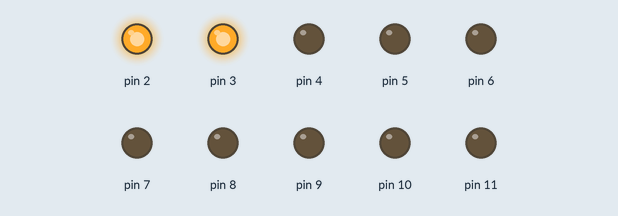
Recording of a sketch running on a simulated Arduino Uno, built with avr-gcc and run on an emulated ATmega328P. Shown: output pins drawn as LEDs (lit = HIGH).

Above: at 0.2 s.
At 1.7 s:
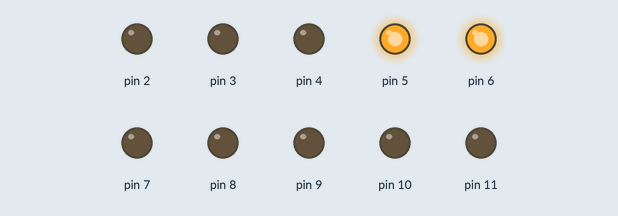
At 2.7 s:
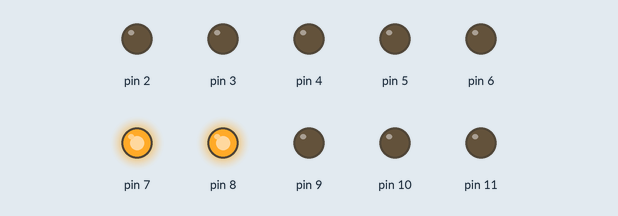
At 4.7 s:
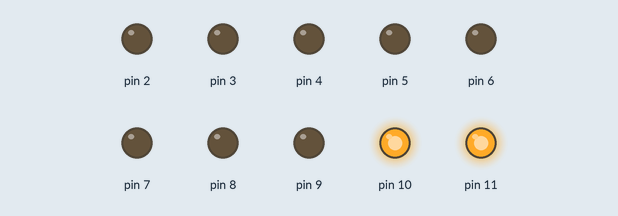
At 8.2 s:
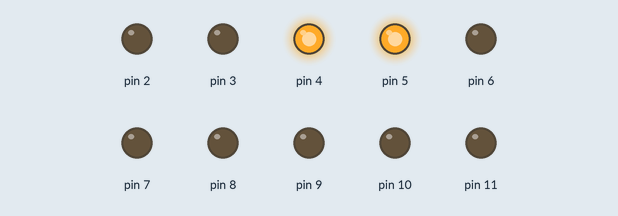
At 11.7 s:
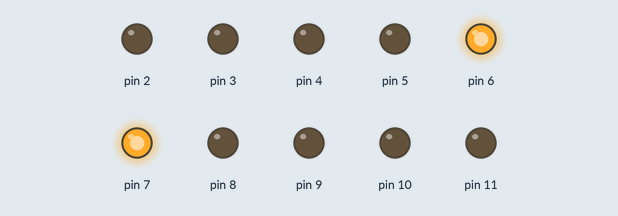
Timing chart, 0 to 12.4 s (numbered marks = the images above):
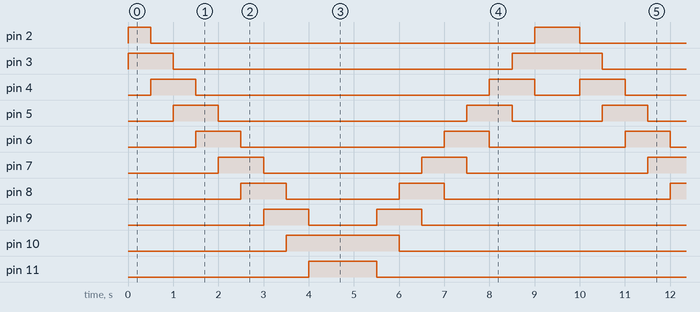

Measured:
- by itself, pin 2: repeats every 9.5 s: LOW 8.5 s, HIGH 1.0 s
- by itself, pin 3: repeats every 9.5 s: LOW 7.5 s, HIGH 2.0 s
- by itself, pin 4: repeats every 9.5 s: LOW 6.5 s, HIGH 1.0 s, LOW 1.0 s, HIGH 1.0 s
- by itself, pin 5: repeats every 9.5 s: LOW 5.5 s, HIGH 1.0 s, LOW 2.0 s, HIGH 1.0 s
- by itself, pin 6: repeats every 9.5 s: LOW 4.5 s, HIGH 1.0 s, LOW 3.0 s, HIGH 1.0 s
- by itself, pin 7: alternates HIGH for 1.0 s and LOW for 3.5 s
- by itself, pin 8: repeats every 9.5 s: LOW 2.5 s, HIGH 1.0 s, LOW 5.0 s, HIGH 1.0 s
- by itself, pin 9: repeats every 9.5 s: LOW 1.5 s, HIGH 1.0 s, LOW 6.0 s, HIGH 1.0 s

The sketch:

lab_exercise_1_2.ino
```cpp
// C++ code
//

void setup()
{
  for (int i = 2; i <= 11; i++) {
    pinMode(i, OUTPUT);
  }
}

void loop()
{

  for (int i = 2; i <= 10; i++) {

    digitalWrite(i, HIGH);
    digitalWrite(i + 1, HIGH);

    delay(500);

    digitalWrite(i, LOW);
    digitalWrite(i + 1, LOW);
  }


  digitalWrite(10, HIGH);
  digitalWrite(11, HIGH);
  delay(500);
  digitalWrite(10, LOW);
  digitalWrite(11, LOW);


  for (int i = 10; i >= 2; i--) {

    digitalWrite(i, HIGH);
    digitalWrite(i + 1, HIGH);

    delay(500);

    digitalWrite(i, LOW);
    digitalWrite(i + 1, LOW);
  }
}
```
